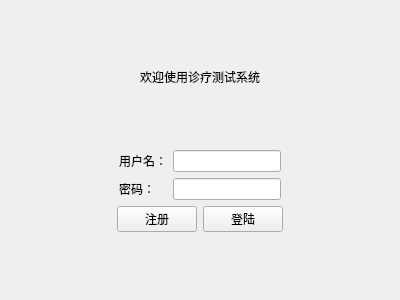
<?xml version="1.0" encoding="UTF-8"?>
<ui version="4.0">
 <class>LoginView</class>
 <widget class="QWidget" name="LoginView">
  <property name="geometry">
   <rect>
    <x>0</x>
    <y>0</y>
    <width>400</width>
    <height>300</height>
   </rect>
  </property>
  <property name="windowTitle">
   <string>登陆</string>
  </property>
  <layout class="QVBoxLayout" name="verticalLayout">
   <item>
    <spacer name="verticalSpacer">
     <property name="orientation">
      <enum>Qt::Orientation::Vertical</enum>
     </property>
     <property name="sizeHint" stdset="0">
      <size>
       <width>20</width>
       <height>20</height>
      </size>
     </property>
    </spacer>
   </item>
   <item>
    <widget class="QLabel" name="label">
     <property name="text">
      <string>欢迎使用诊疗测试系统</string>
     </property>
     <property name="alignment">
      <set>Qt::AlignmentFlag::AlignCenter</set>
     </property>
    </widget>
   </item>
   <item>
    <spacer name="verticalSpacer_4">
     <property name="orientation">
      <enum>Qt::Orientation::Vertical</enum>
     </property>
     <property name="sizeHint" stdset="0">
      <size>
       <width>20</width>
       <height>34</height>
      </size>
     </property>
    </spacer>
   </item>
   <item>
    <layout class="QHBoxLayout" name="horizontalLayout_2">
     <item>
      <spacer name="horizontalSpacer_2">
       <property name="orientation">
        <enum>Qt::Orientation::Horizontal</enum>
       </property>
       <property name="sizeHint" stdset="0">
        <size>
         <width>40</width>
         <height>20</height>
        </size>
       </property>
      </spacer>
     </item>
     <item>
      <layout class="QFormLayout" name="formLayout">
       <item row="0" column="0">
        <widget class="QLabel" name="label_2">
         <property name="text">
          <string>用户名：</string>
         </property>
        </widget>
       </item>
       <item row="0" column="1">
        <widget class="QLineEdit" name="inputUserName"/>
       </item>
       <item row="1" column="0">
        <widget class="QLabel" name="label_3">
         <property name="text">
          <string>密码：</string>
         </property>
        </widget>
       </item>
       <item row="1" column="1">
        <widget class="QLineEdit" name="inputUserPassword">
         <property name="echoMode">
          <enum>QLineEdit::EchoMode::Password</enum>
         </property>
        </widget>
       </item>
      </layout>
     </item>
     <item>
      <spacer name="horizontalSpacer">
       <property name="orientation">
        <enum>Qt::Orientation::Horizontal</enum>
       </property>
       <property name="sizeHint" stdset="0">
        <size>
         <width>40</width>
         <height>20</height>
        </size>
       </property>
      </spacer>
     </item>
    </layout>
   </item>
   <item>
    <layout class="QHBoxLayout" name="horizontalLayout_3">
     <item>
      <spacer name="horizontalSpacer_3">
       <property name="orientation">
        <enum>Qt::Orientation::Horizontal</enum>
       </property>
       <property name="sizeHint" stdset="0">
        <size>
         <width>40</width>
         <height>20</height>
        </size>
       </property>
      </spacer>
     </item>
     <item>
      <layout class="QHBoxLayout" name="horizontalLayout">
       <item>
        <widget class="QPushButton" name="btSignup">
         <property name="text">
          <string>注册</string>
         </property>
        </widget>
       </item>
       <item>
        <widget class="QPushButton" name="btSignin">
         <property name="text">
          <string>登陆</string>
         </property>
        </widget>
       </item>
      </layout>
     </item>
     <item>
      <spacer name="horizontalSpacer_4">
       <property name="orientation">
        <enum>Qt::Orientation::Horizontal</enum>
       </property>
       <property name="sizeHint" stdset="0">
        <size>
         <width>40</width>
         <height>20</height>
        </size>
       </property>
      </spacer>
     </item>
    </layout>
   </item>
   <item>
    <spacer name="verticalSpacer_3">
     <property name="orientation">
      <enum>Qt::Orientation::Vertical</enum>
     </property>
     <property name="sizeHint" stdset="0">
      <size>
       <width>20</width>
       <height>34</height>
      </size>
     </property>
    </spacer>
   </item>
  </layout>
 </widget>
 <resources/>
 <connections/>
</ui>
